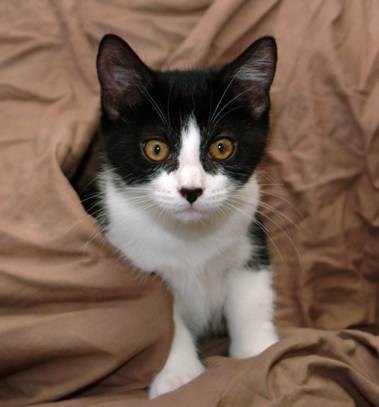
#> input picture Train-Class-netEase/OpenCV/cat.jpg, 379 x 407 px
$ jupyter execute Flip.ipynb
#> lines starting #> are read from the running program, lines starting #| are printed output that depends on the picture; after the words box and inside, x2 and y2 are one past the last pixel; in counts of white or black regions, pixels touching at a corner belong together
[cell 1]
import cv2
import numpy as np
import matplotlib.pyplot as plt

[cell 2]
def showImg(image):
    plt.imshow(image)
    plt.axis('off')
    plt.show()

[cell 3]
def imread(image):
#> called with image = 'cat.jpg'
    image=cv2.imread(image)
#> image is the input picture: shape (407, 379, 3); mean B, G, R 81.1, 95.3, 119.7
    image=cv2.cvtColor(image,cv2.COLOR_BGR2RGB)
    return image

[cell 4]
image=imread("cat.jpg")

[cell 5]
showImg(image)

[cell 6]
flipImage=cv2.flip(image,1)

[cell 7]
showImg(flipImage)

[cell 8]
flipImageTwo=cv2.flip(image,0)
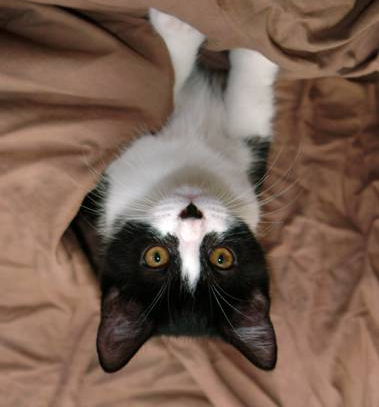
#> flipImageTwo: shape (407, 379, 3); mean R, G, B 119.7, 95.3, 81.1

[cell 9]
showImg(flipImageTwo)

[cell 10]
flipImageThree=cv2.flip(image,-1)
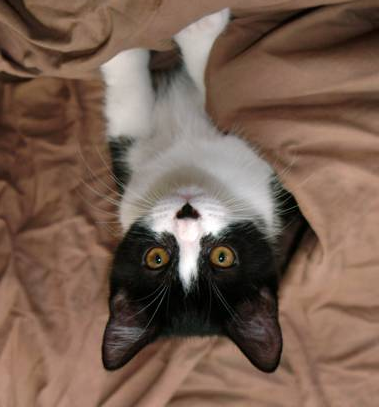
#> flipImageThree: shape (407, 379, 3); mean R, G, B 119.7, 95.3, 81.1

[cell 11]
showImg(flipImageThree)

[cell 12]
sliceImage=image[0:200,50:300]
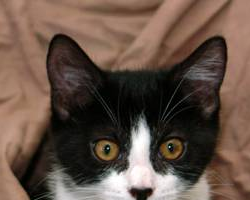
#> sliceImage: shape (200, 250, 3); mean R, G, B 101, 81.6, 70

[cell 13]
showImg(sliceImage)

## counting

[cell 14]
print(cv2.add(np.uint8([200]),np.uint8([100])))

[cell 15]
print(cv2.subtract(np.uint8([50]),np.uint8([100])))

[cell 16]
M=np.ones(image.shape,dtype='uint8')*100

[cell 17]
showImg(cv2.add(image,M))

[cell 18]
showImg(cv2.subtract(image,M))
#> in showImg (call 7), `plt.show()`:
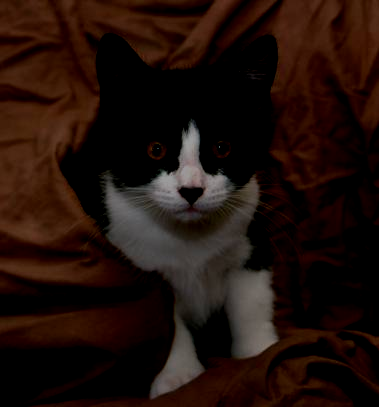
#> shown: shape (407, 379, 3); mean R, G, B 32.8, 16.3, 10.7

[cell 19]
rectangle=np.zeros((300,300,3),dtype='uint8')

[cell 20]
white=(255,255,255)

[cell 21]
cv2.rectangle(rectangle,(25,25),(275,275),white,-1)
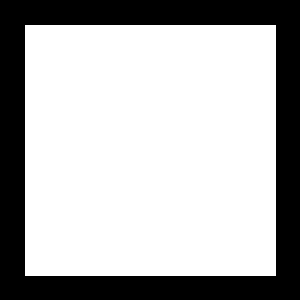
#> rectangle: shape (300, 300, 3); 70% white; 1 black region, box (x1, y1, x2, y2) and area: (0, 0, 300, 300) 26999

[cell 22]
showImg(rectangle)

[cell 23]
circle=np.zeros((300,300,3),dtype='uint8')

[cell 24]
cv2.circle(circle,(150,150),150,white,-1)
#> circle: shape (300, 300, 3); 78.5% white; 4 black regions, box (x1, y1, x2, y2) and area: (0, 0, 150, 150) 4980, (151, 0, 300, 133) 4830, (0, 151, 133, 300) 4830, (168, 168, 300, 300) 4681

[cell 25]
showImg(circle)

[cell 26]
AndImage=cv2.bitwise_and(circle,rectangle)
#> AndImage: shape (300, 300, 3); 66.4% white; 1 black region, box (x1, y1, x2, y2) and area: (0, 0, 300, 300) 30235

[cell 27]
showImg(AndImage)

[cell 28]
OrImage=cv2.bitwise_or(circle,rectangle)
#> OrImage: shape (300, 300, 3); 82.1% white; 4 black regions, box (x1, y1, x2, y2) and area: (0, 0, 150, 150) 4171, (151, 0, 300, 133) 4021, (0, 151, 133, 300) 4021, (168, 168, 300, 300) 3872

[cell 29]
showImg(OrImage)

[cell 30]
xorImage=cv2.bitwise_xor(circle,rectangle)
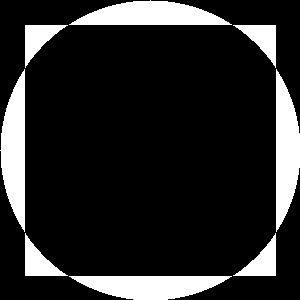
#> xorImage: shape (300, 300, 3); 15.7% white; 8 white regions, largest, box (x1, y1, x2, y2) and area: (69, 0, 232, 25) 2729, (0, 69, 25, 232) 2729, (276, 69, 300, 232) 2728

[cell 31]
showImg(xorImage)

[cell 32]
notImage=cv2.bitwise_not(circle,rectangle)

[cell 33]
showImg(notImage)

[cell 34]
mask=np.zeros(image.shape,dtype='uint8')

[cell 35]
cv2.rectangle(mask,(50,50),(250,250),white,-1)
#> mask: shape (407, 379, 3); 26.2% white; 1 white region, box (x1, y1, x2, y2) and area: (50, 50, 251, 251) 40401

[cell 36]
masked=cv2.bitwise_and(image,mask)
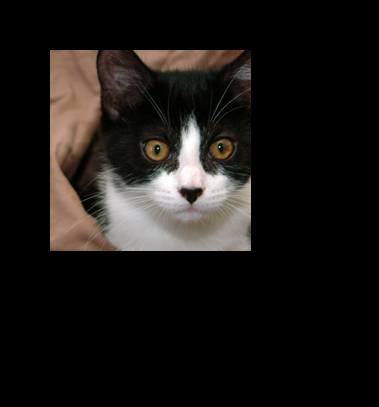
#> masked: shape (407, 379, 3); mean R, G, B 26.4, 23.3, 21.1

[cell 37]
showImg(masked)

[cell 38]
showImg(mask)

## ImageMerge

[cell 39]
image.shape
#> Out = (407, 379, 3)

[cell 40]
(R,G,B)=cv2.split(image)
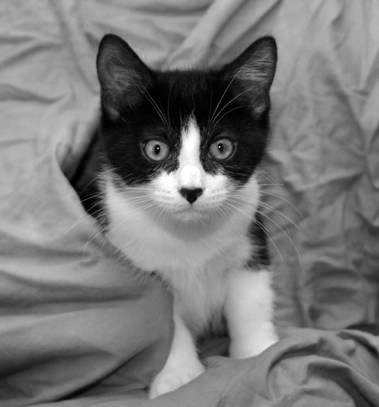
#> R: shape (407, 379); min 0, max 255, mean 119.7
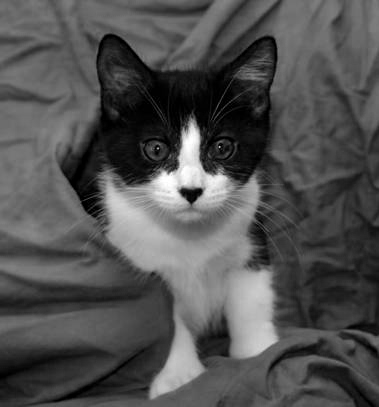
#> B: shape (407, 379); min 0, max 255, mean 81.1

[cell 41]
R.shape
#> Out = (407, 379)

[cell 42]
G.shape
#> Out = (407, 379)

[cell 43]
B.shape
#> Out = (407, 379)

[cell 44]
mergedImage=cv2.merge([R,G,B])

[cell 45]
showImg(mergedImage)

[cell 46]
kernelOne=cv2.getStructuringElement(cv2.MORPH_RECT,(5,5))

[cell 47]
kernelOne

[cell 48]
kernelTwo=cv2.getStructuringElement(cv2.MORPH_ELLIPSE,(5,5))

[cell 49]
print(kernelTwo)

[cell 50]
kernelThree=cv2.getStructuringElement(cv2.MORPH_CROSS,(5,5))

[cell 51]
kernelThree

[cell 52]
erosion=cv2.erode(image,kernelOne)

[cell 53]
showImg(erosion)

[cell 54]
for i in range(3):
    erosion=cv2.erode(image,kernelOne,iterations=i+1)
    showImg(erosion)

[cell 55]
dilation=cv2.dilate(image,kernelOne)

[cell 56]
showImg(dilation)

[cell 57]
for i in range(3):
    dilation=cv2.dilate(image,kernelOne,iterations=i+1)
    showImg(dilation)
#> this loop made 3 passes
#> pass 3, `dilation=cv2.dilate(image,kernelOne,iterations=i+1)`:
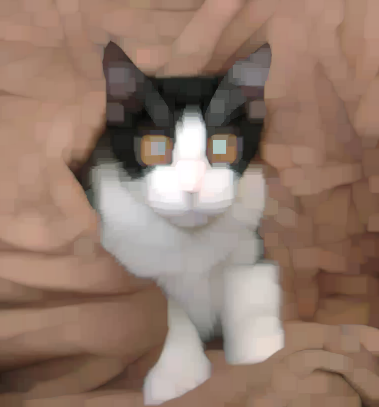
#> dilation: shape (407, 379, 3); mean R, G, B 147.9, 122.2, 107.6

$ run again, with Train-Class-netEase/OpenCV/Solvay.jpg copied over Train-Class-netEase/OpenCV/cat.jpg
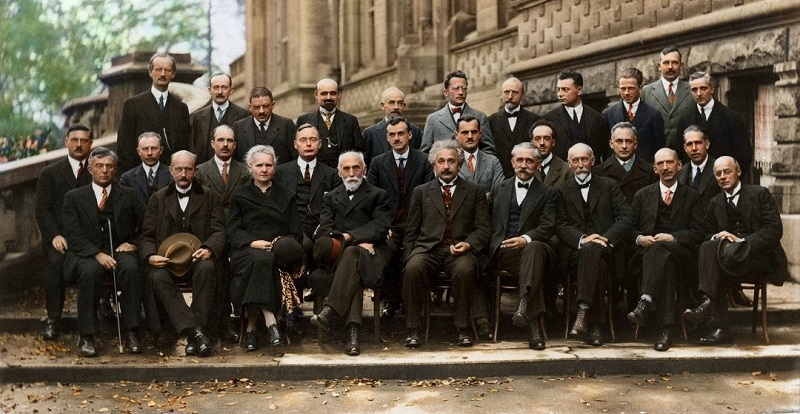
#> input picture Train-Class-netEase/OpenCV/Solvay.jpg, 800 x 414 px
#> in imread, image is the input picture: shape (414, 800, 3); mean B, G, R 64.9, 80.6, 90.9
#> rectangle: shape (300, 300, 3); 70% white; 1 black region, box (x1, y1, x2, y2) and area: (0, 0, 300, 300) 26999
#> circle: shape (300, 300, 3); 78.5% white; 4 black regions, box (x1, y1, x2, y2) and area: (0, 0, 150, 150) 4980, (151, 0, 300, 133) 4830, (0, 151, 133, 300) 4830, (168, 168, 300, 300) 4681
#> AndImage: shape (300, 300, 3); 66.4% white; 1 black region, box (x1, y1, x2, y2) and area: (0, 0, 300, 300) 30235
#> OrImage: shape (300, 300, 3); 82.1% white; 4 black regions, box (x1, y1, x2, y2) and area: (0, 0, 150, 150) 4171, (151, 0, 300, 133) 4021, (0, 151, 133, 300) 4021, (168, 168, 300, 300) 3872
#> xorImage: shape (300, 300, 3); 15.7% white; 8 white regions, largest, box (x1, y1, x2, y2) and area: (69, 0, 232, 25) 2729, (0, 69, 25, 232) 2729, (276, 69, 300, 232) 2728
#> `cv2.rectangle(mask,(50,50),(250,250),white,-1)`:
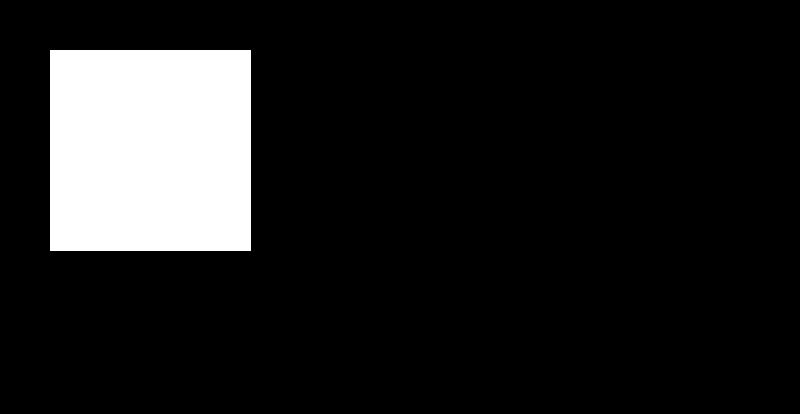
#> mask: shape (414, 800, 3); 12.2% white; 1 white region, box (x1, y1, x2, y2) and area: (50, 50, 251, 251) 40401
#> the loop `for i in range(3):` made 3 passes
#> pass 3, `dilation=cv2.dilate(image,kernelOne,iterations=i+1)`:
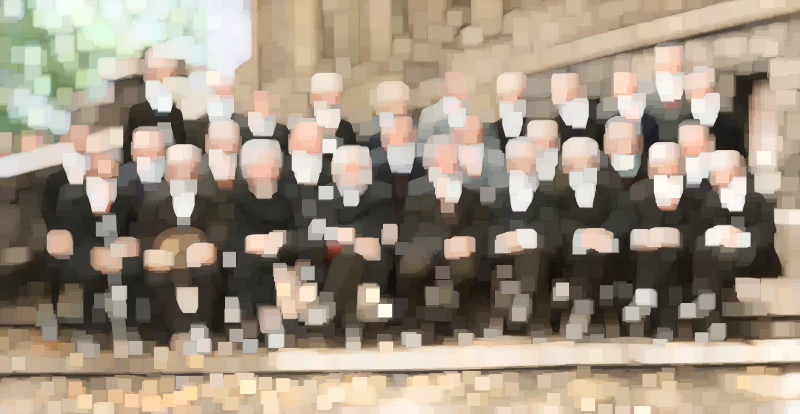
#> dilation: shape (414, 800, 3); mean R, G, B 159.8, 147.3, 130.5
